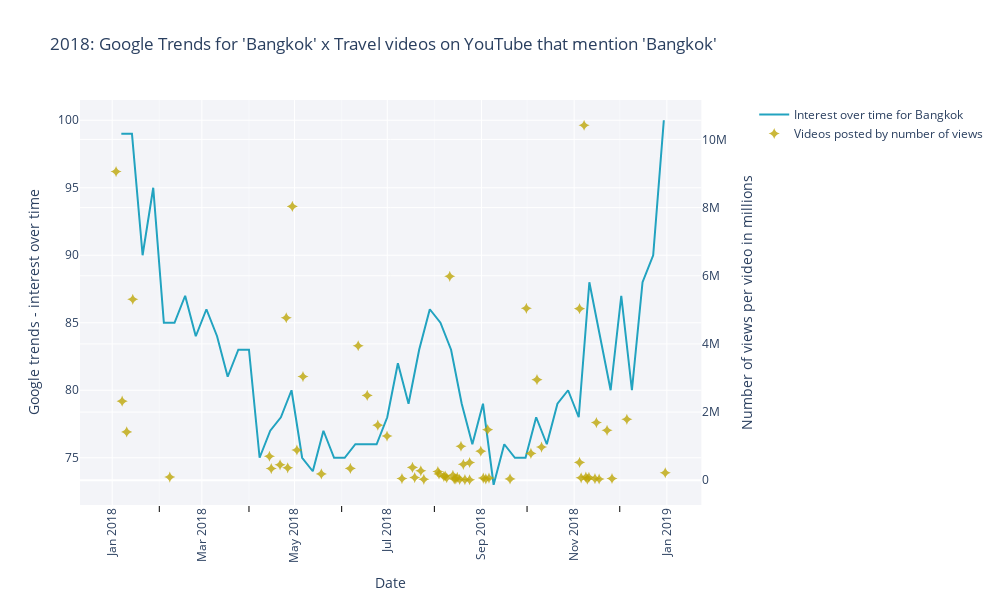

Notebook source saved alongside this figure:
### Code cell
bangkok_2018_trend = plotting_trends_videos(pytrends_top_places_2018, videos_info, 'Bangkok', 2018)
bangkok_2018_trend.write_image(r".\images\graphs\bangkok_2018_trend.png")
bangkok_2018_trend.show()
